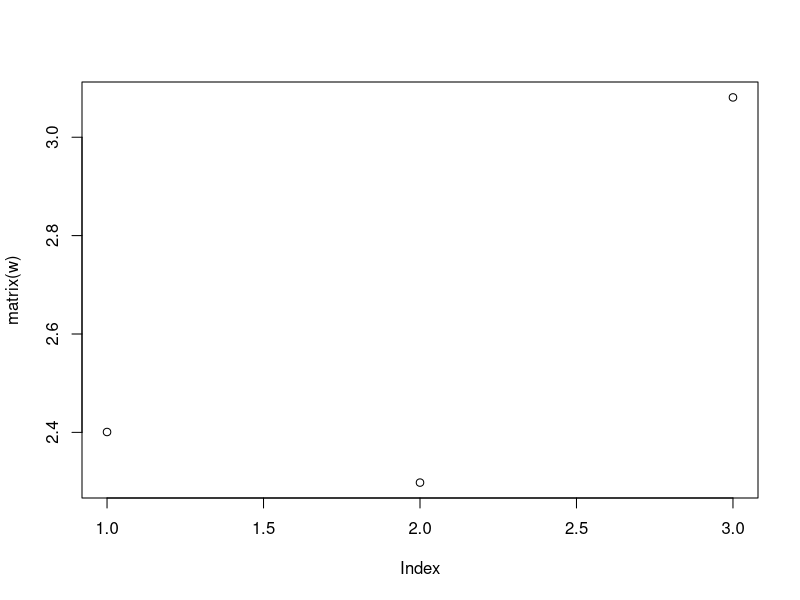

R code for this plot:
input = matrix(c(1,1,0,
		1,0,1,
		0,1,1,
		0,0,1),3,4)
w = matrix(runif(3)-0.5,1,3)
target = matrix(c(1,1,1,0),1,4)
eta = 0.2

for( i in 1:10 ){
	H = w%*%input
	output = ifelse(H>0,1,0)
	recentw = eta*(target-output)%*%t(input)
	w = recentw - w
	prmatrix(w)
}

plot(matrix(w))
